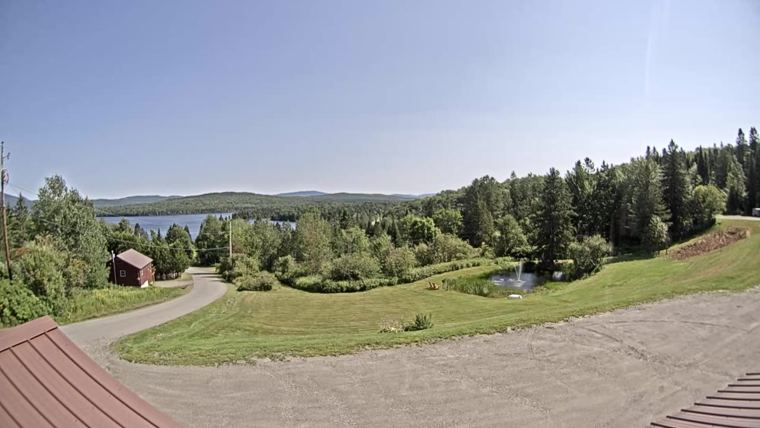
#> input picture webcam/2026-08-04T15.jpg, 760 x 428 px; its folder holds 4 pictures in this run
$ python stars.py webcam/2026-08-04T15.jpg
#> lines starting #> are read from the running program, lines starting #| are printed output that depends on the picture
#!/usr/bin/env python3
"""
RETIRED — superseded by nightwatch.py. Kept only for the record of how the question was
first answered; nothing calls it and publish.sh does not run it.

It worked on the 760 px daytime thumbnails and asked whether the dots moved. They do, and
nightwatch.py now answers the same question at 1080p with a plate solve, a sky mask and
flux measurement. Its closing line, "the second needs consecutive night frames", has been
satisfied several times over.

Original docstring follows.

Find point sources in the webcam's night frames, and check whether they move.

    venv/bin/python stars.py            # report on every night frame held
    venv/bin/python stars.py --track    # match sources between consecutive frames

Why this matters: the camera goes monochrome after dark (saturation drops to 0, R/B to
1.00), so the daytime red/blue cloud test is dead at night — confirmed on the first night
frame of 4 Aug. But if stars are visible, their COUNT is a cloud measure that needs no
colour at all, and it is the one the satellite cannot provide: infrared struggles with
exactly the low cloud and fog that would hide stars.

The confounder is that a hot pixel, a sensor artefact or a distant ground light also looks
like a dot. Two things separate them from stars:

  brightness must track darkness — a star is invisible at noon, faint at dusk, obvious at
  full dark. An artefact sits at the same offset in every frame.

  position must change — the sky turns about 15 degrees an hour. An artefact does not move
  at all, and a ground light does not either.

The first test passed on 4 Aug: two sources at (280, 77) and (493, 79) went from under
2 sigma in daylight to 92 and 59 sigma at 21:00. The second needs consecutive night frames.
"""

import glob
import json
import os
import sys
from datetime import datetime

SHOTS = "webcam"
SKY_FRAC = 0.30          # top of frame that is sky rather than treeline and water
MIN_SNR = 5.0
MAX_PX = 40              # bigger than this is a light or a reflection, not a point source
OUT = "stars_log.json"


def sources(path):
    """[(x, y, npix, peak, snr)] for point-like excesses in the sky region."""
    import numpy as np
    from PIL import Image
    from scipy import ndimage as nd

    im = np.asarray(Image.open(path).convert("L")).astype(float)
    H, W = im.shape
    sky = im[0:int(SKY_FRAC * H), :]
    bg = nd.median_filter(sky, size=25)
    res = sky - bg
    sigma = np.median(np.abs(res - np.median(res))) * 1.4826
    if sigma <= 0:
        return [], 0.0, float(im.mean())
    lab, n = nd.label(res > MIN_SNR * sigma)
    out = []
    for i in range(1, n + 1):
        m = lab == i
        npx = int(m.sum())
        if npx > MAX_PX:
            continue
        ys, xs = np.where(m)
        pk = float(res[m].max())
        out.append((float(xs.mean()), float(ys.mean()), npx, pk, pk / sigma))
    out.sort(key=lambda r: -r[4])
    return out, float(sigma), float(im.mean())


def is_night(path):
    import numpy as np
    from PIL import Image
    return np.asarray(Image.open(path).convert("L")).astype(float).mean() < 60


def track(a, b, tol=90):
    """Match sources between two frames by nearest neighbour, and report the shift.

    A star should move; the sky turns ~15 deg/hour, which at any plausible webcam focal
    length is tens of pixels. Anything matching at zero displacement is not on the sky.
    """
    pairs = []
    for x1, y1, _, pk1, s1 in a:
        best, bd = None, 1e9
        for x2, y2, _, pk2, s2 in b:
            d = ((x1 - x2) ** 2 + (y1 - y2) ** 2) ** .5
            if d < bd:
                best, bd = (x2, y2, pk2, s2), d
        if best and bd < tol:
            pairs.append(((x1, y1, pk1, s1), best, bd))
    return pairs


def main():
    frames = sorted(glob.glob(f"{SHOTS}/*.jpg"))
    night = [f for f in frames if is_night(f)]
#> call 2 of is_night, with path = 'webcam/2026-08-04T17.jpg'
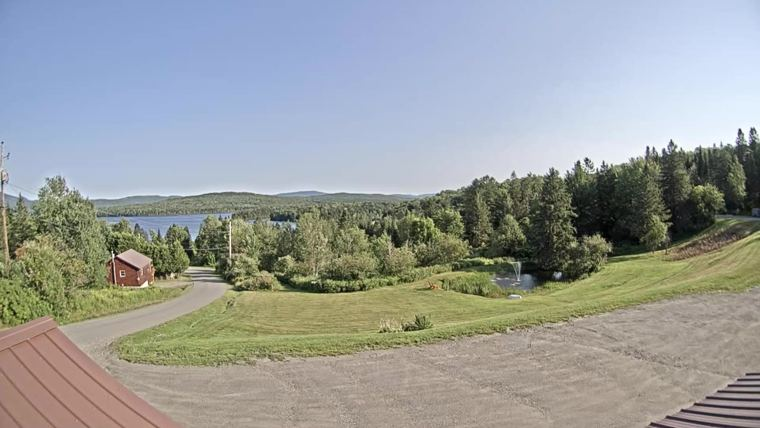
#> input picture webcam/2026-08-04T17.jpg, 760 x 428 px
#> call 3 of is_night, with path = 'webcam/2026-08-04T18.jpg'
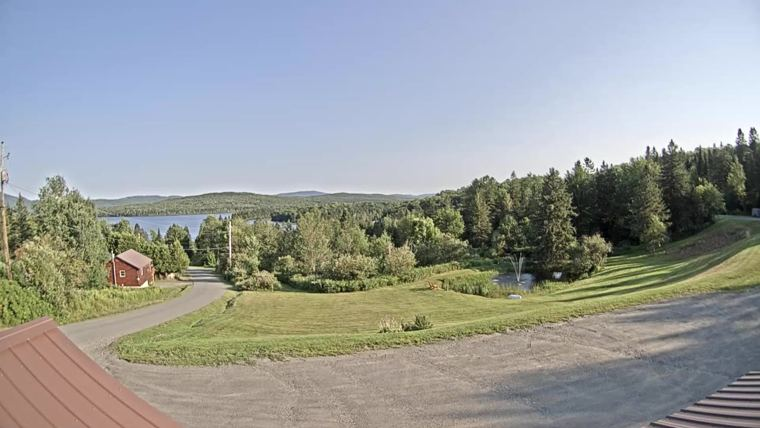
#> input picture webcam/2026-08-04T18.jpg, 760 x 428 px
#> call 4 of is_night, with path = 'webcam/2026-08-04T21.jpg'
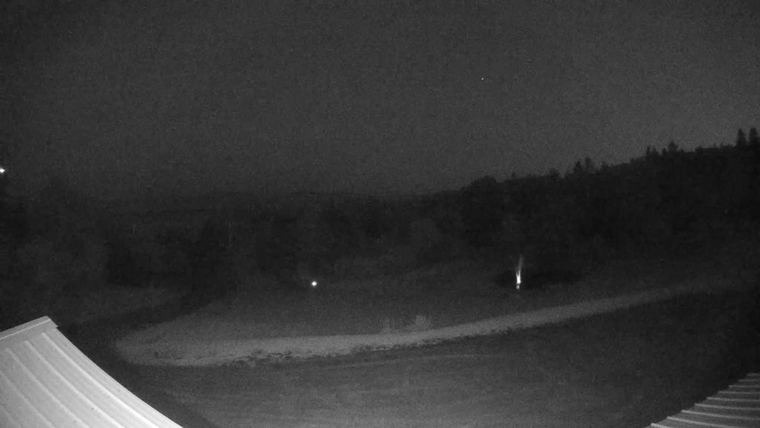
#> input picture webcam/2026-08-04T21.jpg, 760 x 428 px
#> night = ['webcam/2026-08-04T21.jpg']
    if not night:
        print("no night frames yet — the camera is still in daylight")
        return 0

    log = {}
    print(f"{len(night)} night frame(s) of {len(frames)}\n")
#| 1 night frame(s) of 4
    for f in night:
        src, sigma, lum = sources(f)
#> in sources, `sky = im[0:int(SKY_FRAC * H), :]`:
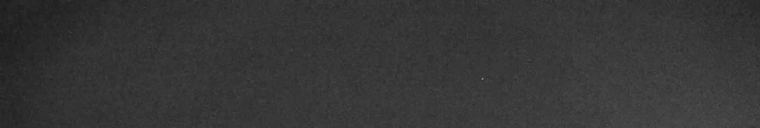
#> sky: shape (128, 760) float64; min 27, max 122, mean 54.6
#> in sources, `bg = nd.median_filter(sky, size=25)`:
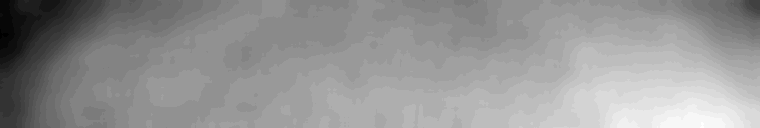
#> bg: shape (128, 760) float64; min 34, max 69, mean 54.6; drawn with min black and max white
#> in sources, `res = sky - bg`:
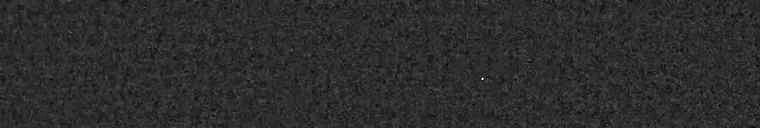
#> res: shape (128, 760) float64; min -14, max 65, mean 0; drawn with min black and max white
#> in sources, `sigma = np.median(np.abs(res - np.median(res))) * 1.4826`: sigma = 2.97
#> in sources, `lab, n = nd.label(res > MIN_SNR * sigma)`:
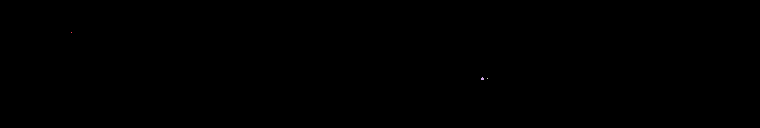
#> lab: shape (128, 760) int32; 4 distinct labels, from 0 to 3; one colour per label, 0 black
#> in sources, `lab, n = nd.label(res > MIN_SNR * sigma)`: n = 3
#> the loop in sources, `for i in range(1, n + 1):` made 3 passes
#> (npx, ys, xs, pk) on passes 1 to 3: (1, [32], [71], 16), (7, [77, 78, 78, 78, 79, 79, 79], [482, 481, 482, 483, 481, 482, 483], 65), (1, [78], [487], 16)
#> after the loop in sources, `for i in range(1, n + 1):`: out = [(71, 32, 1, 16, 5.4), (482, 78.29, 7, 65, 21.92), (487, 78, 1, 16, 5.4)]
#> src = [(482, 78.29, 7, 65, 21.92), (71, 32, 1, 16, 5.4), (487, 78, 1, 16, 5.4)]; sigma = 2.97; lum = 53.67
        hh = os.path.basename(f)[11:13]
        log[os.path.basename(f)] = [
            {"x": round(s[0], 1), "y": round(s[1], 1), "px": s[2],
             "peak": round(s[3], 1), "snr": round(s[4], 1)} for s in src[:12]]
        strong = [s for s in src if s[4] >= 20]
#> strong = [(482, 78.29, 7, 65, 21.92)]
        print(f"  {hh}:00  lum {lum:5.1f}  sigma {sigma:4.2f}  "
              f"{len(strong)} source(s) above 20 sigma")
#|   21:00  lum  53.7  sigma 2.97  1 source(s) above 20 sigma
        for x, y, npx, pk, snr in strong[:8]:
            print(f"        ({x:5.0f},{y:5.0f})  {npx:2d} px  peak {pk:6.1f}  {snr:5.1f} sigma")
#> this loop made 1 pass
#|         (  482,   78)   7 px  peak   65.0   21.9 sigma

    if "--track" in sys.argv and len(night) >= 2:
        print("\n  movement between consecutive night frames:")
        for f1, f2 in zip(night, night[1:]):
            a, _, _ = sources(f1)
            b, _, _ = sources(f2)
            a = [s for s in a if s[4] >= 20]
            b = [s for s in b if s[4] >= 20]
            pairs = track(a, b)
            h1, h2 = os.path.basename(f1)[11:13], os.path.basename(f2)[11:13]
            if not pairs:
                print(f"    {h1}:00 -> {h2}:00   no matches within tolerance")
                continue
            for (x1, y1, _, s1), (x2, y2, _, s2), d in pairs:
                verdict = ("FIXED — not on the sky" if d < 3 else
                           "moved — consistent with a star" if d < 90 else "large jump")
                print(f"    {h1}:00 -> {h2}:00   ({x1:5.0f},{y1:5.0f}) -> "
                      f"({x2:5.0f},{y2:5.0f})   {d:5.1f} px   {verdict}")
    elif "--track" in sys.argv:
        print("\n  need a second night frame before movement can be checked")

    json.dump(log, open(OUT, "w"), indent=1)
    return 0


if __name__ == "__main__":
    sys.exit(main())
#> (the program exits here)
